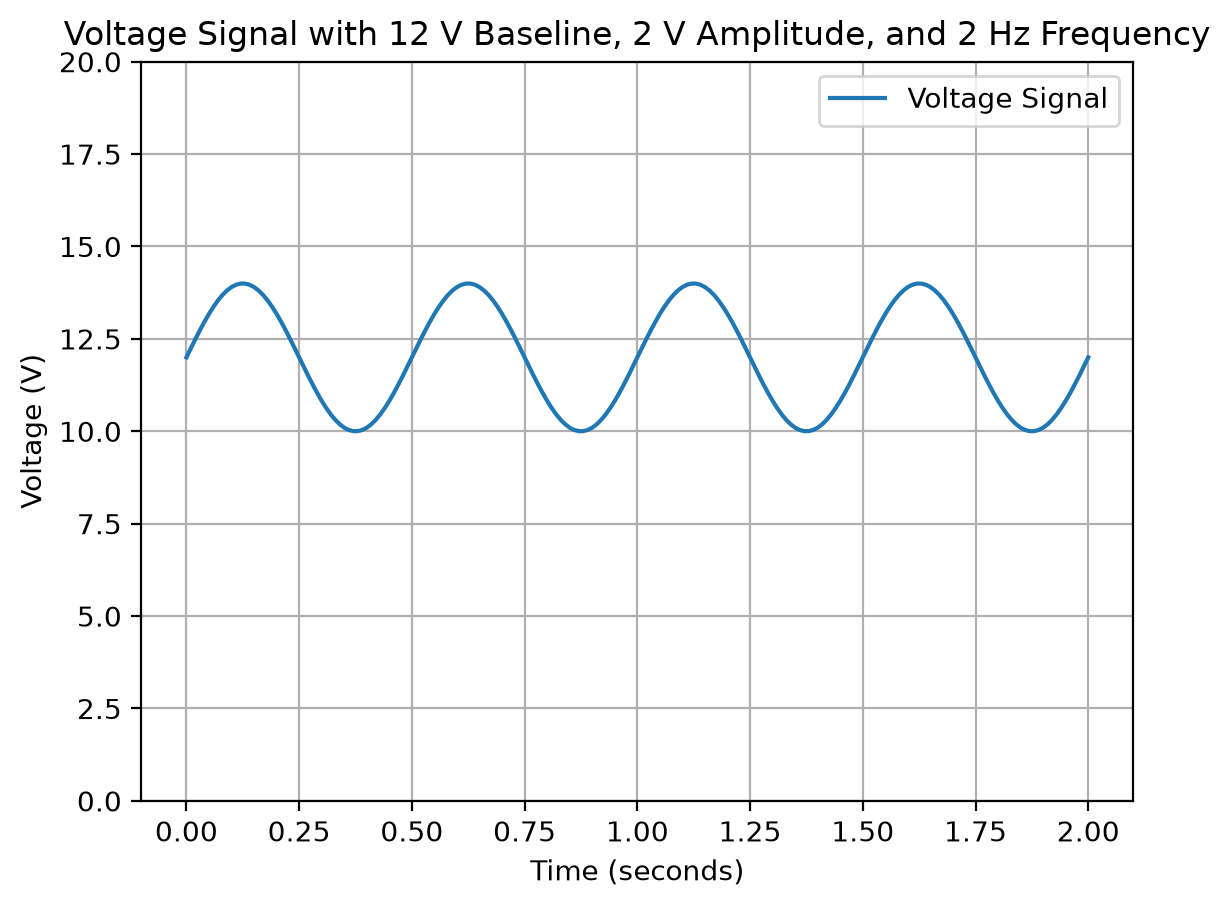

Write the Python code that produced this figure.
# 1. Create day02_voltage.py. Make a time array from 0 to 2 seconds with np.linspace(0, 2, 201).
# 2. Calculate voltage = 12 + 2 * np.sin(2 * np.pi * 2 * time). Print the first five values and the minimum, maximum and mean using NumPy.
# 3. Plot voltage against time. Label both axes, add a title and grid, and save the figure as day02_voltage.png.
# 4. In two sentences, explain what the 12 V baseline, 2 V amplitude and 2 Hz frequency mean on your plot.
import numpy as np
import matplotlib.pyplot as plt

time = np.linspace(0, 2, 201)
voltage = 12 + 2 * np.sin(2 * np.pi * 2 * time)
plt.plot(time, voltage, label='Voltage Signal')
plt.xlabel('Time (seconds)')
plt.ylabel('Voltage (V)')
plt.title('Voltage Signal with 12 V Baseline, 2 V Amplitude, and 2 Hz Frequency')
plt.grid(True)
plt.legend()
plt.ylim(0, 20)
plt.savefig('day02_voltage.png', dpi=200, bbox_inches='tight')
plt.show()
